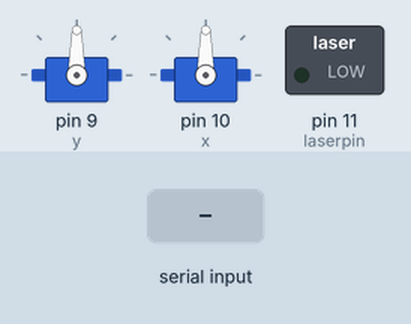
Simulated run of this sketch. Board: Arduino Uno, built with avr-gcc and run on an emulated ATmega328P. On the bench: 2 × servo, switched loads named in the sketch (green lamp = pin HIGH). The test bench sets the inputs (shaded band).

Above: at 1.2 s.
1.3 s: "X90\n" received over Serial
At 2.3 s:
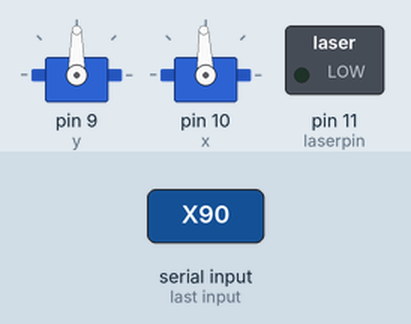
2.8 s: "X,45\n" received over Serial
At 3.5 s:
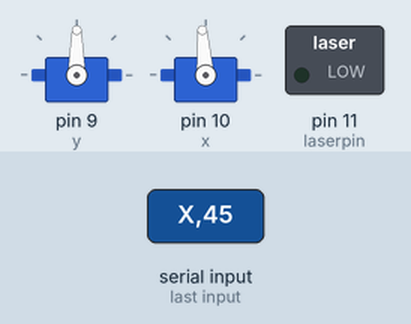
Timing chart, 0 to 5.8 s (numbered marks = the images above; inputs shaded):
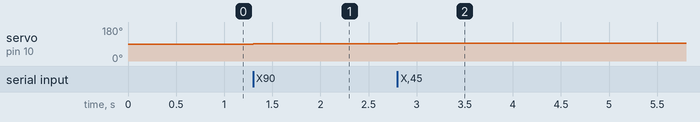

Measured:
- after the input at 1.3 s, servo on pin 10 (x): 90° → 92° at once
- after the input at 2.8 s, servo on pin 10 (x): 92° → 94° at once

The sketch:

Mimik.ino
```cpp
#include<Servo.h>
#include<math.h>

Servo x, y;
int xpos = 90, ypos = 90;
int laserpin = 11;
void setup() {

  pinMode (laserpin, OUTPUT);
  Serial.begin(9600);
  y.attach(9);
  x.attach(10);
  // Serial.print(width);
  //Serial.print("\t");
  //Serial.println(height);
  x.write(xpos);
  y.write(ypos);
}
const int angle = 2;

void loop() {
  if (Serial.available() > 0)
  {
    int x_gelen, y_gelen, t_gelen;
    if (Serial.read() == 'X')
    {
      x_gelen = Serial.parseInt();
      if (Serial.read() == 'Y')
        y_gelen = Serial.parseInt();
        if (Serial.read() == 'T')
          t_gelen = Serial.parseInt();

    }
    int miktarX=abs(x_gelen);
    int miktarY = abs(y_gelen);
    if (x_gelen < 0)
      xpos -= angle;
    if (x_gelen > 0)
      xpos += angle;
    if (y_gelen < 0)
      ypos += angle;
    if (y_gelen > 0)
      ypos -= angle;


    //Servo limiti
    if (xpos >= 180)
      xpos = 180;
    else if (xpos <= 0)
      xpos = 0;
    if (ypos >= 180)
      ypos = 180;
    else if (ypos <= 0)
      ypos = 0;

//    while((xaPos!=xpos)&&(yaPos!=ypos)){
//      if (xaPos>xpos){
//        xaPos=xaPos-1;
//        x.write(xaPos);
//      }
//      if (xaPos<xpos){
//        xaPos=xaPos+1;
//        x.write(xaPos);
//      }
//      if (yaPos>ypos){
//        yaPos=yaPos-1;
//        y.write(yaPos);
//      }
//      if (yaPos<ypos){
//        yaPos=yaPos+1;
//        y.write(yaPos);
//      }
//      delay(100);
//    }


    if (t_gelen==1){
      digitalWrite(laserpin, HIGH);
    }
    else {
      digitalWrite(laserpin, LOW);
    }


    x.write(xpos);
    y.write(ypos);
    delay(20);

  }
}
```
